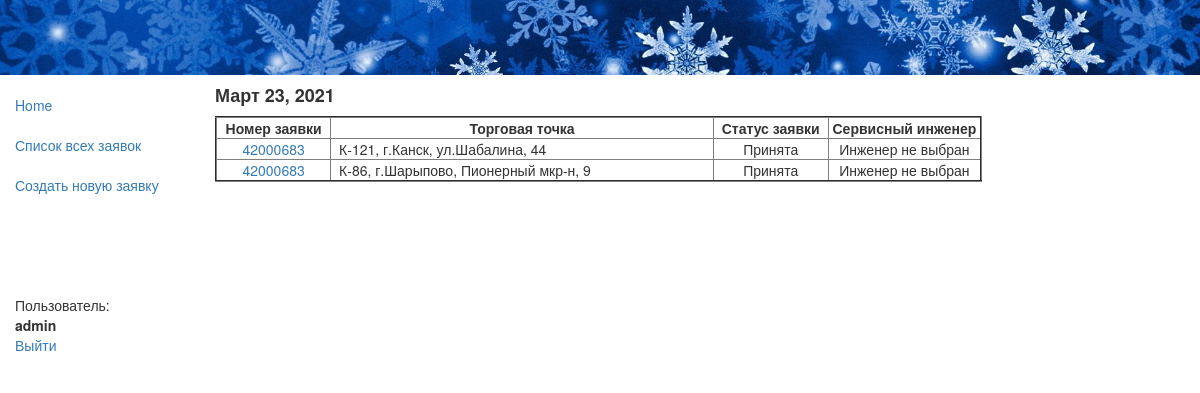
Before: /app/recs/ (signed in) with the older database file.
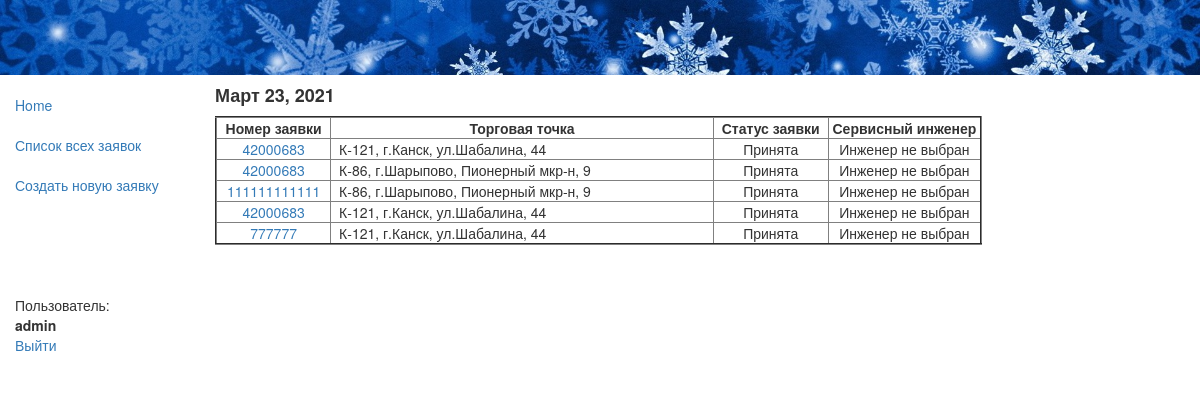
After: the same page with the newer database file.
### app/models.py (models this page shows, shortened)
class Rec(models.Model):
    status = models.ForeignKey(Status, null=True, on_delete=models.SET_NULL, default=4, verbose_name="Статус заявки")
    rec_date = models.DateField(auto_now_add=True)
    rec_time = models.TimeField(auto_now_add=True)
    staff = models.ForeignKey(Staff, null=True, on_delete=models.SET_NULL, verbose_name='Диспетчер')
    customer = models.CharField(max_length=100, verbose_name="ФИО инициатора заявки")
    rec_num = models.CharField(verbose_name='Номер заявки', max_length=12)
    store = models.ForeignKey(Store, null=True, on_delete=models.SET_NULL, verbose_name="Торговая точка, адрес")
    description = models.TextField(max_length=1000, verbose_name="Содержание заявки")
    trouble = models.ForeignKey(Trouble, null=True, blank=True, on_delete=models.SET_NULL, verbose_name="Категория неисправности")
    tech = models.ForeignKey(Tech, null=True, on_delete=models.SET_NULL, default=4, verbose_name="Сервисный инженер")
    sign = models.DateTimeField(null=True, blank=True, verbose_name="Дата и время передачи заявки инженеру")
    visit = models.DateField(null=True, blank=True, verbose_name="Дата визита инженера")
    result = models.TextField(null=True, blank=True, max_length=1000, verbose_name="Результат выезда")
    form = models.CharField(null=True, blank=True, max_length=10, verbose_name="Номер заказа-наряда")
    class Meta:
        ordering = ['-rec_date'] # итерация по заявкам в rec-list.html в обратном порядке
    def get_absolute_url(self):
        return reverse('rec_detail', args=[str(self.id)])

class Store(models.Model):
    name = models.CharField(max_length=96, help_text="Торговая точка, адрес")
    def __str__(self):
        return self.name

class Status(models.Model):
    name = models.CharField(max_length=32, help_text="Состояние заявки")
    def __str__(self):
        return self.name

class Tech(models.Model):
    name = models.CharField(max_length=64, help_text="Сервисный инженер")
    def __str__(self):
        return self.name

### app/views.py (the view)
@login_required # Доступ к функции имеют только зарегенные юзеры
def rec_list(request):
    recs = Rec.objects.all()
    ddd = set()
    for i in recs:
        ddd.add(i.rec_date)
    ddd = sorted(ddd, reverse=True)[:45] # сортировка убыванию даты и кол-во отображаемых дней
    return render(
        request,
        'rec_list.html',
        context={'recs':recs, 'ddd':ddd},
    )

### app/templates/rec_list.html
{% extends "base_generic.html" %}
{% block content %}
  {% if recs %}
    {% for d in ddd %}
        <h4><strong>{{ d }}</strong></h4>
<table border="2">
       <tr>
           <td width="15%" align="center" > <strong> &nbsp;Номер заявки&nbsp; </strong> </td>
           <td width="50%" align="center" > <strong> &nbsp;Торговая точка&nbsp; </strong> </td>
           <td width="15%" align="center" > <strong> &nbsp;Статус заявки&nbsp; </strong> </td>
           <td width="20%" align="center" > <strong> &nbsp;Сервисный инженер&nbsp; </strong> </td>
       </tr>
      {% for rec in recs %}
            {% if rec.rec_date == d %}
          <tr>
              <td align="center" > <a href="{{ rec.get_absolute_url }}">{{ rec.rec_num}} </a> </td>
              <td> &nbsp; {{ rec.store}} &nbsp; </td>
              <td align="center" > &nbsp; {{ rec.status}} &nbsp; </td>
              <td align="center" > &nbsp; {{ rec.tech}} &nbsp; </td>
          </tr>
            {% endif %}
      {% endfor %}
    </table>
    {% endfor %}
  {% else %}
    <br><p>Заявок пока нетути</p>
  {% endif %}
<br><br>
{% endblock %}

### app/templates/base_generic.html (shortened to what this page needs)
<!DOCTYPE html>
<html lang="en">
<head>
  <link rel="stylesheet" href="https://maxcdn.bootstrapcdn.com/bootstrap/3.3.7/css/bootstrap.min.css">
  {% load static %}
  <link rel="stylesheet" href="{% static 'css/styles.css' %}">
  <img src="{% static 'images/snow.jpg' %}" alt="Snow" style="width:100%;"/>
</head>
<body>
  <div class="container-fluid">
    <div class="row">
      <div class="col-sm-2">
      {% block sidebar %}
      <ul class="sidebar-nav">
          <li><a href="{% url 'index' %}">Home</a></li> <br>
          <li><a href="{% url 'recs' %}">Список всех заявок</a></li> <br>
          <li><a href="{% url 'rec_create' %}">Создать новую заявку</a></li> <br><br><br><br><br>
        {% if user.is_authenticated %}
            <li>Пользователь: </li><li><strong>{{ user.get_username }}</strong></li>
            <li><a href="{% url 'logout'%}?next={% url 'index' %}">Выйти</a></li>
        {% else %}
            <li><a href="{% url 'login'%}?next={% url 'index' %}">Войти</a></li>
        {% endif %}
      </ul>
     {% endblock %}
      </div>
      <div class="col-sm-10 ">
      {% block content %}{% endblock %}
      </div>
    </div>
  </div>
</body>
</html>

### app/static/css/styles.css (style rules this page uses)
.sidebar-nav { margin-top: 20px; padding: 0; list-style: none; }

Changed rows visible on the page:
added Rec: rec_num "111111111111", store "К-86, г.Шарыпово, Пионерный мкр-н, 9", status "Принята", tech "Инженер не выбран"
added Rec: rec_num "42000683", store "К-121, г.Канск, ул.Шабалина, 44", status "Принята", tech "Инженер не выбран"
added Rec: rec_num "777777", store "К-121, г.Канск, ул.Шабалина, 44", status "Принята", tech "Инженер не выбран"
